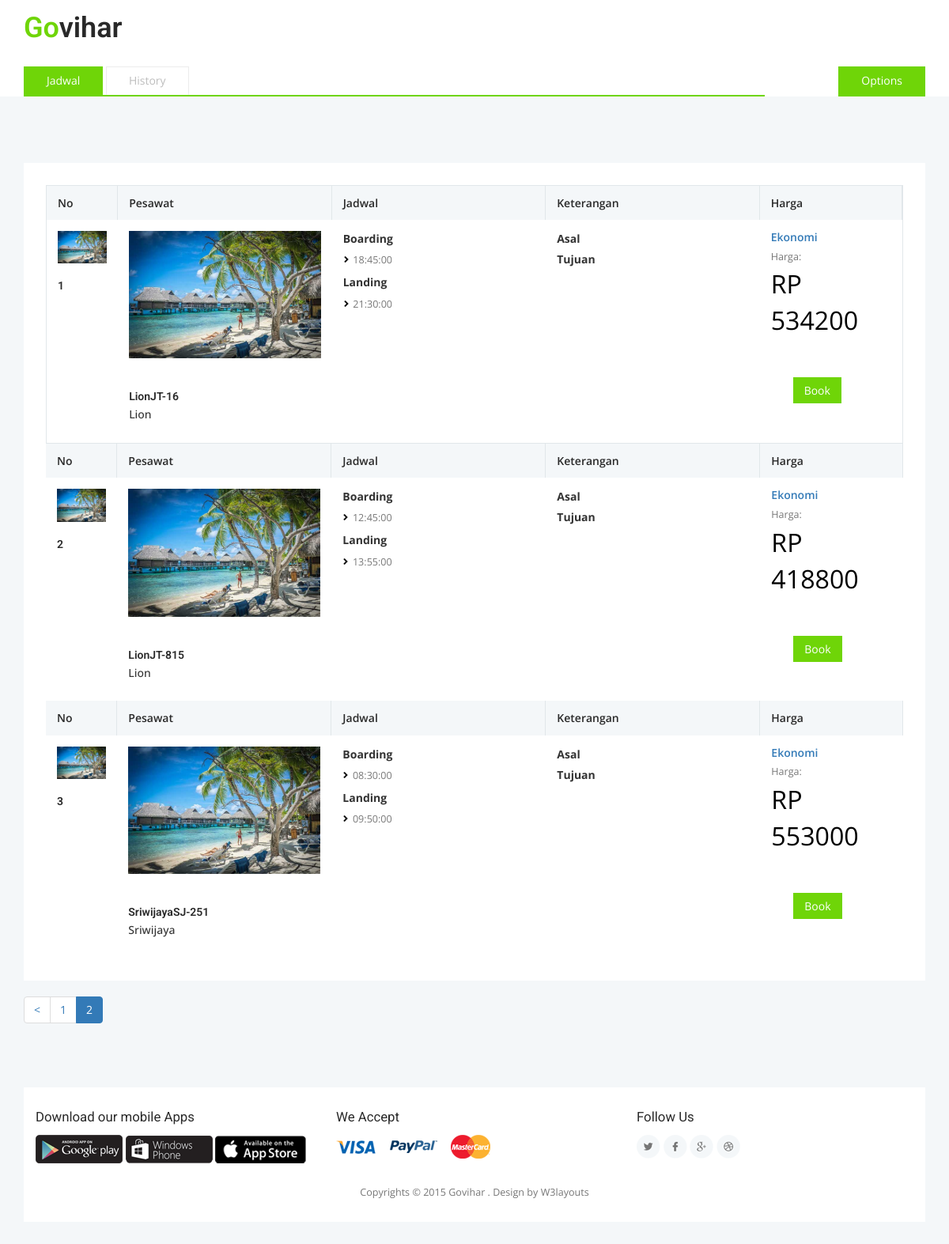
/Pesawat/caripesawat/3, run on the app's committed database.
### tables this page shows
CREATE TABLE IF NOT EXISTS `pesawat` (
  `KodePesawat` varchar(30) NOT NULL,
  `Maskapai` varchar(50) NOT NULL,
  `Boarding` time NOT NULL,
  `Landing` time NOT NULL,
  `FK_IdAsal` int(3) NOT NULL,
  `FK_IdTujuan` int(3) NOT NULL,
  `Kelas` varchar(20) NOT NULL,
  `Harga` int(20) NOT NULL,
  `LogoPesawat` varchar(150) NOT NULL
);

### application/controllers/Pesawat.php (called while the page is built, shortened)
<?php
class Pesawat extends CI_Controller {
	function __construct(){
		$this->load->helper(array('url'));
		$this->load->model('PesawatModel');
	}
	public function caripesawat(){
		$data['result3'] = $this->PesawatModel->getPesawat3();
		if(isset($_POST['cari_asal']))
		{
			$data['pencarian_kota']=$this->session->userdata('asal');;
		}
		else{
			$data['pencarian_kota']='';
		}
		if(isset($_POST['cari_tujuan']))
		{
			$data['pencarian_tujuan'] = $this->session->userdata('tujuan');;
		}
		else{
			$data['pencarian_tujuan']='';
		}
		$data['result1'] = $this->PesawatModel->getPesawat($this->session->userdata('asal'));
		$data['result2'] = $this->PesawatModel->getPesawat2($this->session->userdata('tujuan'));
		$limit_per_page = 3;
		$start_index = ( $this->uri->segment(3) ) ? $this->uri->segment(3) : 0;
		$total_records = $this->PesawatModel->get_total();
		if ($total_records > 0) {
			$data["result3"] = $this->PesawatModel->getPesawat3($limit_per_page, $start_index);
			$config['base_url'] = base_url() . 'Pesawat/caripesawat';
			$config['total_rows'] = $total_records;
			$config['per_page'] = $limit_per_page;
			$config["uri_segment"] = 3;
			$this->pagination->initialize($config);
			$data["links"] = $this->pagination->create_links();
		}
		$this->load->view('Templates/Header');
		$this->load->view('Pesawat/Pencarian',$data);
		$this->load->view('Templates/Footer');
	}
}

### index.php (called while the page is built, shortened)
<?php
require_once BASEPATH.'core/CodeIgniter.php';

### application/models/PesawatModel.php (called while the page is built, shortened)
<?php
class PesawatModel extends CI_Model {
	public function getPesawat($idAsal=''){
		$this->db->select('*');
		$this->db->from('pesawat as p');
		$this->db->join('kota as a', 'p.FK_IdAsal =a.IdKota');
		$this->db->where('FK_IdAsal = ',$idAsal);
		$data=$this->db->get();
		return $data->row_array();
	}
	public function getPesawat2($idTujuan=''){
		$this->db->select('*');
		$this->db->from('pesawat as p');
		$this->db->join('kota as b', 'p.FK_IdTujuan =b.IdKota');
		$this->db->where('FK_IdTujuan = ',$idTujuan);
		$data=$this->db->get();
		return $data->row_array();
	}
	public function getPesawat3($limit = FALSE, $offset = FALSE){
		$this->db->select('*');
		$this->db->from('pesawat as p');
		$this->db->limit($limit, $offset);
		$this->db->join('kota as a', 'p.FK_IdAsal =a.IdKota');
		$this->db->join('kota as b', 'p.FK_IdTujuan =b.IdKota');
		$data=$this->db->get();
		return $data->result_array();
	}
}

### application/views/Pesawat/Pencarian.php (the view, shortened to what this page needs)
<div class="banner-bottom">
		<div class="container">
			<div class="c-rooms">
				<div class="p-table">
					<div class="p-table-grids">
					<?php
					$no = 1;
					  foreach ($result3 as $data) { ?>
					 	<div class="col-md-1 p-table-grid">
							<div class="p-table-grad-heading">
								<h6>No </h6>
							</div>
							<div class="p-table-grid-info">
								<a href="#"><img src="images/p2.jpg" alt=""></a>
								<div class="room-basic-info">
									<h6><?php echo $no;?></h6>
								</div>
							</div>
						</div>
						<div class="col-md-3 p-table-grid">
							<div class="p-table-grad-heading">
								<h6>Pesawat</h6>
							</div>
							<div class="p-table-grid-info">
								<a href="#"><img src="images/p2.jpg" alt=""></a>
								<div class="room-basic-info">
									<h6><?php echo $data['KodePesawat']; ?></h6>
									<h5><?php echo $data['Maskapai']; ?></h5>
								</div>
							</div>
						</div>
						<div class="col-md-3 p-table-grid">
							<div class="p-table-grad-heading">
								<h6>Jadwal</h6>
							</div>
							<div class="rate-features">
								<ul>
									<p><strong>Boarding</strong></p>
									<li><?php echo $data['Boarding']; ?></li>
						            <p><strong>Landing</strong></p>
									<li><?php echo $data['Landing']; ?></li>
								</ul>
							</div>
						</div>
						<div class="col-md-3 p-table-grid">
							<div class="p-table-grad-heading">
								<h6>Keterangan</h6>
							</div>
							<div class="rate-features">
								<ul>
									<p><strong>Asal</strong></p>
						            <p><strong>Tujuan</strong></p>
								</ul>
							</div>
						</div>
						<div class="col-md-2 p-table-grid">
							<div class="p-table-grad-heading">
								<h6>Harga</h6>
							</div>
							<div class="avg-rate">
								<h5><?php echo $data['Kelas']; ?></h5>
								<p>Harga:</p>
								<span class="p-offer">RP <?php echo $data['Harga']; ?></span>
								<div class="book-button-column">
									<a href="<?php echo base_url()."Booking/pilih/".$data['KodePesawat']; ?>">Book</a>
								</div>
							</div>
						</div>
						<div class="clearfix"> </div>
						</div>
		            <?php $no++; } ?>
						<?php
		if (isset($links)) {
			echo $links;
		}
		?>
				</div>
			</div>

### assets/css/style.css (style rules this page uses)
body { margin:0; font-family: 'Open Sans', sans-serif; background-color:#fff; }
body a { transition: 0.5s all ease; -webkit-transition: 0.5s all ease; -moz-transition: 0.5s all ease; -o-transition: 0.5s all ease; -ms-transition: 0.5s all ease; text-decoration:none; }
h1,h2,h3,h4,h5,h6 { margin:0; }
p { margin:0; }
ul,label { margin:0; padding:0; }
.banner-bottom { padding: 4em 0 0 0; background: #f4f7f9; }
.faqs-top-grids,.c-rooms { background: #FFF; padding: 2em; }
.c-rooms { margin:2em 0 0 0; }
.p-table-grids { border: solid 1px #E1E7EA; }
.p-table-grad-heading { background: #F4F7F9; }
.p-table-grad-heading h6 { padding: 1em; border-right: solid 1px #E1E7EA; font-size: 1em; font-weight: 600; color: #292929; }
.p-table-grid-info { padding: 1em; }
.p-table-grid-info a img { width:100%; }
.room-basic-info { padding: 1em 0; }
.room-basic-info h6 { color: #292929; font-family: 'Roboto', sans-serif; font-weight: 600; font-size: 1em; margin: 0.5em 0; }
.p-table-grid { padding: 0; }
.rate-features { padding: 1em; }
.rate-features ul { padding: 0; margin: 0; }
.rate-features ul li { display: block; margin: .5em 0; font-size: .9em; line-height: 1.8em; color: #777; padding-left: 1em; background: url(../images/arrow-s.png) no-repeat 0px 6px; }
.avg-rate { padding: 1em; }
.avg-rate h5 { color: #337ab7; font-size: 1em; font-weight: 600; margin: 0; }
.avg-rate p { color: #777; font-size: .9em; margin: .5em 0 0 0; line-height: 1.8em; }
.avg-rate span.p-offer { color: #000; font-size: 2.3em; }
.book-button-column { padding: 4em 2em 0; }
.book-button-column a { text-transform: capitalize; background: #6fd508; color: #FFFFFF; padding: .5em 1em; border: none; font-size: 1em; outline: none; }

### data on the page
pesawat: KodePesawat "LionJT-16", Maskapai "Lion", Boarding "18:45:00", Landing "21:30:00", Kelas "Ekonomi", Harga "534200"
pesawat: KodePesawat "LionJT-815", Maskapai "Lion", Boarding "12:45:00", Landing "13:55:00", Kelas "Ekonomi", Harga "418800"
pesawat: KodePesawat "SriwijayaSJ-251", Maskapai "Sriwijaya", Boarding "08:30:00", Landing "09:50:00", Kelas "Ekonomi", Harga "553000"

### other printed values
$links "< 1 2"
